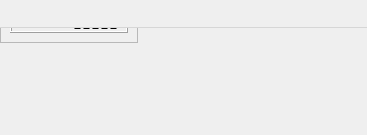
<?xml version="1.0" encoding="UTF-8"?>
<ui version="4.0">
 <class>VfoWindow</class>
 <widget class="QWidget" name="VfoWindow">
  <property name="geometry">
   <rect>
    <x>0</x>
    <y>0</y>
    <width>367</width>
    <height>135</height>
   </rect>
  </property>
  <property name="windowTitle">
   <string>VFO</string>
  </property>
  <widget class="QWidget" name="centralwidget">
   <layout class="QGridLayout" name="gridLayout">
    <item row="0" column="0">
     <widget class="QFrame" name="frame">
      <property name="frameShape">
       <enum>QFrame::StyledPanel</enum>
      </property>
      <property name="frameShadow">
       <enum>QFrame::Raised</enum>
      </property>
      <layout class="QGridLayout" name="gridLayout_2">
       <item row="0" column="0">
        <widget class="QLCDNumber" name="lcdNumber">
         <property name="autoFillBackground">
          <bool>false</bool>
         </property>
         <property name="smallDecimalPoint">
          <bool>false</bool>
         </property>
         <property name="digitCount">
          <number>11</number>
         </property>
         <property name="mode">
          <enum>QLCDNumber::Dec</enum>
         </property>
         <property name="segmentStyle">
          <enum>QLCDNumber::Flat</enum>
         </property>
         <property name="intValue" stdset="0">
          <number>14032000</number>
         </property>
        </widget>
       </item>
      </layout>
     </widget>
    </item>
   </layout>
  </widget>
  <widget class="QMenuBar" name="menubar">
   <property name="geometry">
    <rect>
     <x>0</x>
     <y>0</y>
     <width>367</width>
     <height>28</height>
    </rect>
   </property>
  </widget>
  <action name="actionQuit">
   <property name="text">
    <string>Quit</string>
   </property>
  </action>
 </widget>
 <resources/>
 <connections/>
</ui>
